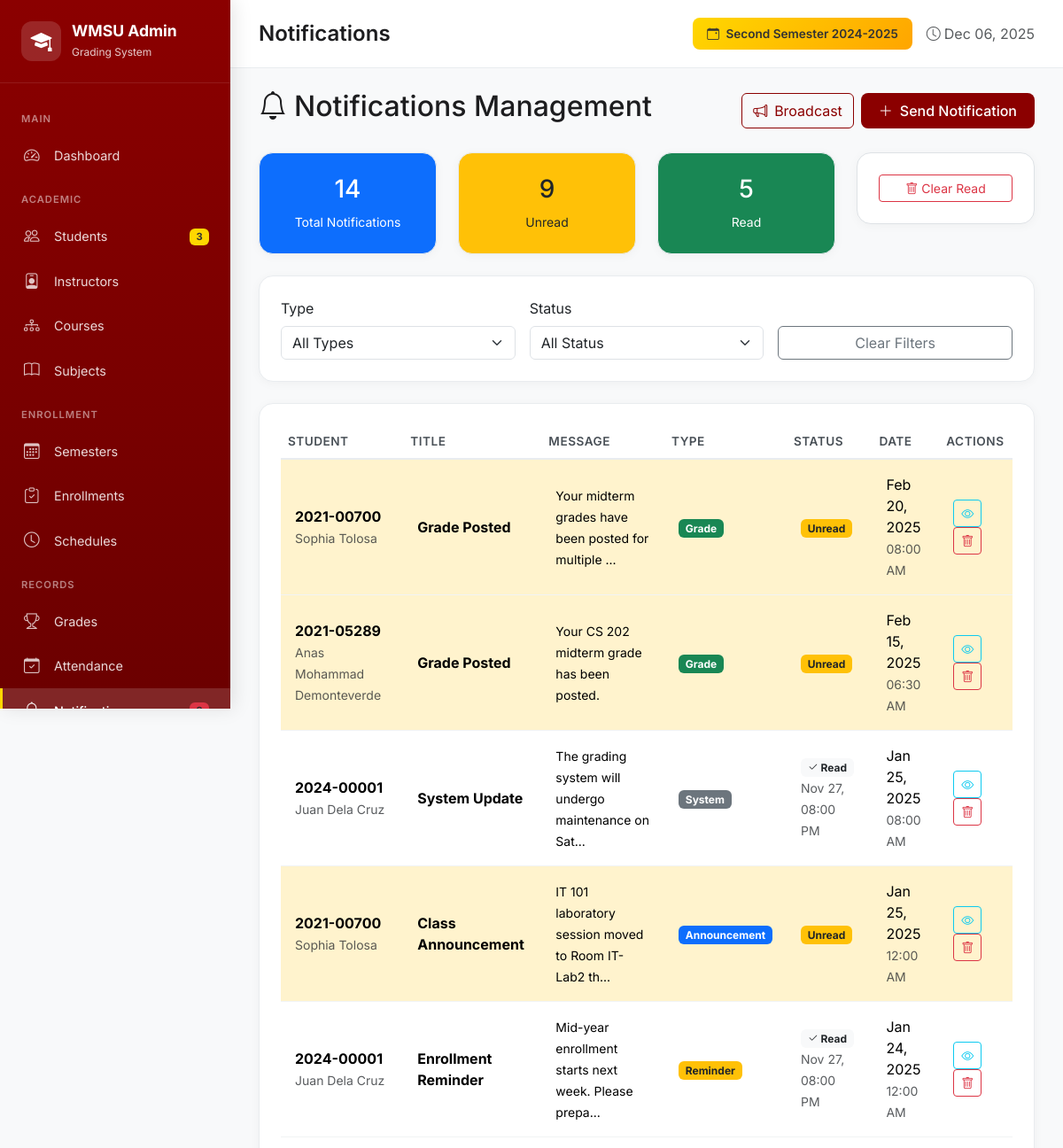
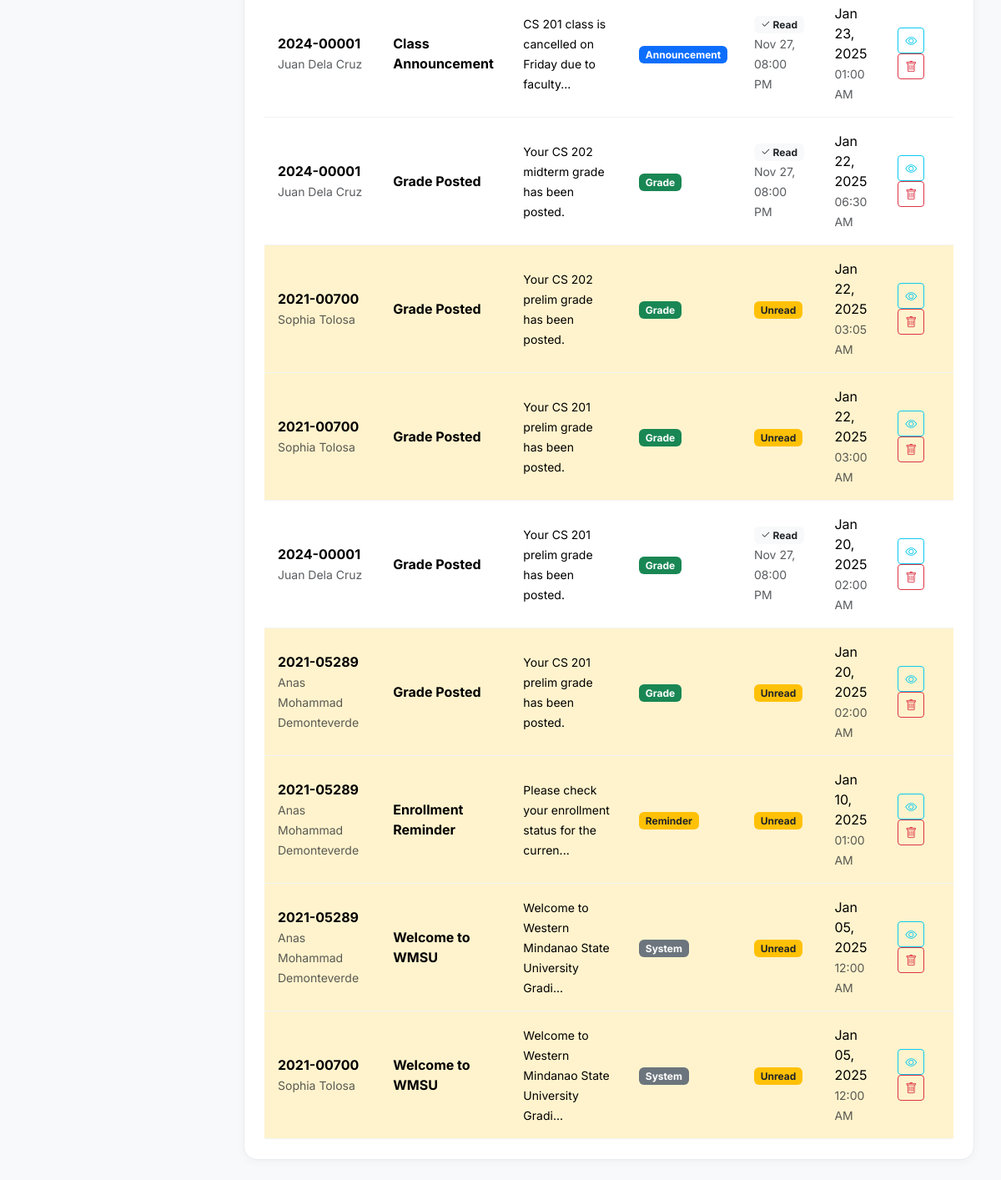
/admin/index.php?page=notifications (signed in), run on the app's committed database (2 pictures, top to bottom).
### tables this page shows
CREATE TABLE `semesters` (
  `id` int(11) NOT NULL,
  `name` varchar(100) NOT NULL,
  `academic_year` varchar(20) NOT NULL,
  `semester_number` int(11) NOT NULL,
  `start_date` date DEFAULT NULL,
  `end_date` date DEFAULT NULL,
  `is_current` tinyint(1) DEFAULT 0,
  `created_at` timestamp NOT NULL DEFAULT current_timestamp()
);

CREATE TABLE `notifications` (
  `id` int(11) NOT NULL,
  `student_id` int(11) NOT NULL,
  `title` varchar(255) NOT NULL,
  `message` text NOT NULL,
  `type` enum('grade','announcement','reminder','alert','system') DEFAULT 'system',
  `read_at` timestamp NULL DEFAULT NULL,
  `created_at` timestamp NOT NULL DEFAULT current_timestamp()
);

CREATE TABLE `students` (
  `id` int(11) NOT NULL,
  `student_id` varchar(20) NOT NULL,
  `email` varchar(255) NOT NULL,
  `password` varchar(255) NOT NULL,
  `first_name` varchar(100) NOT NULL,
  `last_name` varchar(100) NOT NULL,
  `middle_name` varchar(100) DEFAULT NULL,
  `course` varchar(20) DEFAULT NULL,
  `year_level` int(11) DEFAULT 1,
  `section` varchar(20) DEFAULT NULL,
  `contact_number` varchar(20) DEFAULT NULL,
  `address` text DEFAULT NULL,
  `profile_image` varchar(500) DEFAULT NULL,
  `status` enum('active','inactive','graduated','dropped') DEFAULT 'active',
  `created_at` timestamp NOT NULL DEFAULT current_timestamp(),
  `updated_at` timestamp NOT NULL DEFAULT current_timestamp() ON UPDATE current_timestamp()
);

### admin/pages/notifications.php (the view, shortened to what this page needs)
<?php
$sql = "
    SELECT n.*,
           st.student_id as student_number, st.first_name, st.last_name
    FROM notifications n
    JOIN students st ON n.student_id = st.id
    WHERE 1=1
";
$params = [];
$sql .= " ORDER BY n.created_at DESC LIMIT 100";
$stmt = $db->prepare($sql);
$stmt->execute($params);
$notifications = $stmt->fetchAll();
$stats = $db->query("
    SELECT
        COUNT(*) as total,
        SUM(CASE WHEN read_at IS NULL THEN 1 ELSE 0 END) as unread,
        SUM(CASE WHEN read_at IS NOT NULL THEN 1 ELSE 0 END) as `read`,
        SUM(CASE WHEN type = 'grade' THEN 1 ELSE 0 END) as grade_count,
        SUM(CASE WHEN type = 'announcement' THEN 1 ELSE 0 END) as announcement_count,
        SUM(CASE WHEN type = 'reminder' THEN 1 ELSE 0 END) as reminder_count,
        SUM(CASE WHEN type = 'system' THEN 1 ELSE 0 END) as system_count
    FROM notifications
")->fetch();
?>
<div class="d-flex justify-content-between align-items-center mb-4">
    <h2><i class="bi bi-bell me-2"></i>Notifications Management</h2>
    <div class="d-flex gap-2">
        <button class="btn btn-outline-wmsu" data-bs-toggle="modal" data-bs-target="#broadcastModal">
            <i class="bi bi-megaphone me-2"></i>Broadcast
        </button>
        <button class="btn btn-wmsu" data-bs-toggle="modal" data-bs-target="#sendNotificationModal">
            <i class="bi bi-plus-lg me-2"></i>Send Notification
        </button>
    </div>
</div>
<div class="row mb-4">
    <div class="col-md-3">
        <div class="card bg-primary text-white">
            <div class="card-body text-center">
                <h3><?= $stats['total'] ?? 0 ?></h3>
                <small>Total Notifications</small>
            </div>
        </div>
    </div>
    <div class="col-md-3">
        <div class="card bg-warning text-dark">
            <div class="card-body text-center">
                <h3><?= $stats['unread'] ?? 0 ?></h3>
                <small>Unread</small>
            </div>
        </div>
    </div>
    <div class="col-md-3">
        <div class="card bg-success text-white">
            <div class="card-body text-center">
                <h3><?= $stats['read'] ?? 0 ?></h3>
                <small>Read</small>
            </div>
        </div>
    </div>
    <div class="col-md-3">
        <div class="card border">
            <div class="card-body text-center">
                <form method="POST" onsubmit="return confirm('Delete all read notifications?')">
                    <button type="submit" class="btn btn-outline-danger btn-sm w-100">
                        <i class="bi bi-trash me-1"></i>Clear Read
                    </button>
                </form>
            </div>
        </div>
    </div>
</div>
<div class="card mb-4">
    <div class="card-body">
        <form method="GET" class="row g-3">
            <div class="col-md-4">
                <label class="form-label">Type</label>
                <select name="type" class="form-select" onchange="this.form.submit()">
                    <option value="">All Types</option>
                </select>
            </div>
            <div class="col-md-4">
                <label class="form-label">Status</label>
                <select name="status" class="form-select" onchange="this.form.submit()">
                    <option value="">All Status</option>
                </select>
            </div>
            <div class="col-md-4 d-flex align-items-end">
                <a href="?page=notifications" class="btn btn-outline-secondary w-100">Clear Filters</a>
            </div>
        </form>
    </div>
</div>
<div class="card">
    <div class="card-body">
        <div class="table-responsive">
            <table class="table table-hover">
                <thead>
                    <tr>
                        <th>Student</th>
                        <th>Title</th>
                        <th>Message</th>
                        <th>Type</th>
                        <th>Status</th>
                        <th>Date</th>
                        <th>Actions</th>
                    </tr>
                </thead>
                <tbody>
                    <?php foreach ($notifications as $notif): ?>
                    <tr class="<?= $notif['read_at'] ? '' : 'table-warning' ?>">
                        <td>
                            <strong><?= htmlspecialchars($notif['student_number']) ?></strong><br>
                            <small class="text-muted"><?= htmlspecialchars($notif['first_name'] . ' ' . $notif['last_name']) ?></small>
                        </td>
                        <td><strong><?= htmlspecialchars($notif['title']) ?></strong></td>
                        <td>
                            <small><?= htmlspecialchars(strlen($notif['message']) > 50 ? substr($notif['message'], 0, 50) . '...' : $notif['message']) ?></small>
                        </td>
                        <td>
                            <span class="badge <?=
                                $notif['type'] === 'grade' ? 'bg-success' :
                                ($notif['type'] === 'announcement' ? 'bg-primary' :
                                ($notif['type'] === 'reminder' ? 'bg-warning text-dark' :
                                ($notif['type'] === 'alert' ? 'bg-danger' : 'bg-secondary')))
                            ?>">
                                <?= ucfirst($notif['type']) ?>
                            </span>
                        </td>
                        <td>
                            <?php if ($notif['read_at']): ?>
                            <span class="badge bg-light text-dark">
                                <i class="bi bi-check2"></i> Read
                            </span>
                            <br><small class="text-muted"><?= date('M d, h:i A', strtotime($notif['read_at'])) ?></small>
                            <?php else: ?>
                            <span class="badge bg-warning text-dark">Unread</span>
                            <?php endif; ?>
                        </td>
                        <td>
                            <?= date('M d, Y', strtotime($notif['created_at'])) ?><br>
                            <small class="text-muted"><?= date('h:i A', strtotime($notif['created_at'])) ?></small>
                        </td>
                        <td>
                            <button class="btn btn-sm btn-outline-info" onclick='viewNotification(<?= json_encode($notif) ?>)' title="View">
                                <i class="bi bi-eye"></i>
                            </button>
                            <button class="btn btn-sm btn-outline-danger" onclick="deleteNotification(<?= $notif['id'] ?>)" title="Delete">
                                <i class="bi bi-trash"></i>
                            </button>
                        </td>
                    </tr>
                    <?php endforeach; ?>
                </tbody>
            </table>
        </div>
    </div>
</div>

### admin/index.php (shortened to what this page needs)
<?php
$isLoggedIn = isset($_SESSION['admin_logged_in']) && $_SESSION['admin_logged_in'] === true;
$page = $_GET['page'] ?? 'dashboard';
$db = null;
$stats = [];
if ($isLoggedIn) {
    try {
        $db = getConnection();
        $stats['students'] = $db->query("SELECT COUNT(*) as count FROM students")->fetch()['count'];
        $stats['active_students'] = $db->query("SELECT COUNT(*) as count FROM students WHERE status = 'active'")->fetch()['count'];
        $stats['subjects'] = $db->query("SELECT COUNT(*) as count FROM subjects")->fetch()['count'];
        $stats['instructors'] = $db->query("SELECT COUNT(*) as count FROM instructors")->fetch()['count'];
        $stats['enrollments'] = $db->query("SELECT COUNT(*) as count FROM enrollments WHERE status = 'enrolled'")->fetch()['count'];
        $stats['grades'] = $db->query("SELECT COUNT(*) as count FROM grades WHERE final_grade IS NOT NULL")->fetch()['count'];
        $stats['semesters'] = $db->query("SELECT COUNT(*) as count FROM semesters")->fetch()['count'];
        $stats['courses'] = $db->query("SELECT COUNT(*) as count FROM courses")->fetch()['count'];
        $stats['unread_notifications'] = $db->query("SELECT COUNT(*) as count FROM notifications WHERE read_at IS NULL")->fetch()['count'];
        $currentSemester = $db->query("SELECT * FROM semesters WHERE is_current = 1 LIMIT 1")->fetch();
    } catch (Exception $e) {
        $dbError = $e->getMessage();
    }
}
?>
<!DOCTYPE html>
<html lang="en">
<head>
    <link href="https://cdn.jsdelivr.net/npm/bootstrap@5.3.2/dist/css/bootstrap.min.css" rel="stylesheet">
    <link href="https://cdn.jsdelivr.net/npm/bootstrap-icons@1.11.1/font/bootstrap-icons.css" rel="stylesheet">
</head>
<body>
    <?php if (!$isLoggedIn): ?>
    <div class="login-container">
        <div class="login-card">
            <div class="text-center">
                <div class="logo-icon"><i class="bi bi-mortarboard-fill"></i></div>
                <h3>WMSU Grading System</h3>
                <p class="text-muted mb-4">Admin Dashboard</p>
            </div>
            <?php if (isset($loginError)): ?>
            <div class="alert alert-danger"><?= htmlspecialchars($loginError) ?></div>
            <?php endif; ?>
            <form method="POST">
                <div class="mb-4">
                    <label class="form-label fw-semibold">Admin Password</label>
                    <input type="password" name="password" class="form-control form-control-lg" placeholder="Enter password" required autofocus>
                </div>
                <button type="submit" name="admin_login" class="btn btn-wmsu btn-lg w-100">
                    <i class="bi bi-box-arrow-in-right me-2"></i>Login
                </button>
            </form>
            <p class="text-muted text-center mt-4 mb-0">
                <small><i class="bi bi-info-circle me-1"></i>Default password: admin123</small>
            </p>
        </div>
    </div>
    <?php else: ?>
    <div class="sidebar">
        <div class="sidebar-brand">
            <div class="sidebar-brand-icon"><i class="bi bi-mortarboard-fill"></i></div>
            <div>
                <h4>WMSU Admin</h4>
                <small>Grading System</small>
            </div>
        </div>
        <nav class="sidebar-nav">
            <div class="nav-section">Main</div>
            <a class="nav-link <?= $page === 'dashboard' ? 'active' : '' ?>" href="?page=dashboard">
                <i class="bi bi-speedometer2"></i> Dashboard
            </a>
            <div class="nav-section">Academic</div>
            <a class="nav-link <?= $page === 'students' ? 'active' : '' ?>" href="?page=students">
                <i class="bi bi-people"></i> Students
                <span class="badge"><?= $stats['active_students'] ?? 0 ?></span>
            </a>
            <a class="nav-link <?= $page === 'instructors' ? 'active' : '' ?>" href="?page=instructors">
                <i class="bi bi-person-badge"></i> Instructors
            </a>
            <a class="nav-link <?= $page === 'courses' ? 'active' : '' ?>" href="?page=courses">
                <i class="bi bi-diagram-3"></i> Courses
            </a>
            <a class="nav-link <?= $page === 'subjects' ? 'active' : '' ?>" href="?page=subjects">
                <i class="bi bi-book"></i> Subjects
            </a>
            <div class="nav-section">Enrollment</div>
            <a class="nav-link <?= $page === 'semesters' ? 'active' : '' ?>" href="?page=semesters">
                <i class="bi bi-calendar3"></i> Semesters
            </a>
            <a class="nav-link <?= $page === 'enrollments' ? 'active' : '' ?>" href="?page=enrollments">
                <i class="bi bi-clipboard-check"></i> Enrollments
            </a>
            <a class="nav-link <?= $page === 'schedules' ? 'active' : '' ?>" href="?page=schedules">
                <i class="bi bi-clock"></i> Schedules
            </a>
            <div class="nav-section">Records</div>
            <a class="nav-link <?= $page === 'grades' ? 'active' : '' ?>" href="?page=grades">
                <i class="bi bi-trophy"></i> Grades
            </a>
            <a class="nav-link <?= $page === 'attendance' ? 'active' : '' ?>" href="?page=attendance">
                <i class="bi bi-calendar-check"></i> Attendance
            </a>
            <a class="nav-link <?= $page === 'notifications' ? 'active' : '' ?>" href="?page=notifications">
                <i class="bi bi-bell"></i> Notifications
                <?php if (($stats['unread_notifications'] ?? 0) > 0): ?>
                <span class="badge bg-danger"><?= $stats['unread_notifications'] ?></span>
                <?php endif; ?>
            </a>
        </nav>
    </div>
    <div class="main-content">
        <div class="content-header">
            <h4>
                <?php
                $pageTitles = [
                    'dashboard' => 'Dashboard', 'students' => 'Students', 'instructors' => 'Instructors',
                    'courses' => 'Courses', 'subjects' => 'Subjects', 'semesters' => 'Semesters',
                    'enrollments' => 'Enrollments', 'schedules' => 'Schedules', 'grades' => 'Grades',
                    'attendance' => 'Attendance', 'notifications' => 'Notifications',
                ];
                echo $pageTitles[$page] ?? 'Dashboard';
                ?>
            </h4>
            <div class="d-flex align-items-center gap-3">
                <?php if ($currentSemester): ?>
                <span class="semester-badge">
                    <i class="bi bi-calendar-event me-1"></i>
                    <?= htmlspecialchars($currentSemester['name'] . ' ' . $currentSemester['academic_year']) ?>
                </span>
                <?php endif; ?>
                <span class="text-muted"><i class="bi bi-clock me-1"></i><?= date('M d, Y') ?></span>
            </div>
        </div>
        <div class="content-body">
            <?php
            switch ($page) {
                case 'notifications': include 'pages/notifications.php'; break;
                    ?>
                    <?php break;
            }
            ?>
        </div>
    </div>
    <?php endif; ?>
</body>
</html>

### data on the page
semesters: name+academic_year "Second Semester 2024-2025"
notifications: student.student_id "2021-00700", student.last_name "Sophia Tolosa", title "Grade Posted", message "Your midterm grades have been posted for multiple ...", type "Grade", shows "Unread", created_at "Feb 20, 2025", created_at "08:00 AM"
notifications: student.student_id "2021-05289", student.last_name "Anas Mohammad Demonteverde", title "Grade Posted", message "Your CS 202 midterm grade has been posted.", type "Grade", shows "Unread", created_at "Feb 15, 2025", created_at "06:30 AM"
notifications: student.student_id "2024-00001", student.last_name "Juan Dela Cruz", title "System Update", message "The grading system will undergo maintenance on Sat...", type "System", read_at "Nov 27, 08:00 PM", created_at "Jan 25, 2025", created_at "08:00 AM"
notifications: student.student_id "2021-00700", student.last_name "Sophia Tolosa", title "Class Announcement", message "IT 101 laboratory session moved to Room IT-Lab2 th...", type "Announcement", shows "Unread", created_at "Jan 25, 2025", created_at "12:00 AM"
notifications: student.student_id "2024-00001", student.last_name "Juan Dela Cruz", title "Enrollment Reminder", message "Mid-year enrollment starts next week. Please prepa...", type "Reminder", read_at "Nov 27, 08:00 PM", created_at "Jan 24, 2025", created_at "12:00 AM"
notifications: student.student_id "2024-00001", student.last_name "Juan Dela Cruz", title "Class Announcement", message "CS 201 class is cancelled on Friday due to faculty...", type "Announcement", read_at "Nov 27, 08:00 PM", created_at "Jan 23, 2025", created_at "01:00 AM"
notifications: student.student_id "2024-00001", student.last_name "Juan Dela Cruz", title "Grade Posted", message "Your CS 202 midterm grade has been posted.", type "Grade", read_at "Nov 27, 08:00 PM", created_at "Jan 22, 2025", created_at "06:30 AM"
notifications: student.student_id "2021-00700", student.last_name "Sophia Tolosa", title "Grade Posted", message "Your CS 202 prelim grade has been posted.", type "Grade", shows "Unread", created_at "Jan 22, 2025", created_at "03:05 AM"
notifications: student.student_id "2021-00700", student.last_name "Sophia Tolosa", title "Grade Posted", message "Your CS 201 prelim grade has been posted.", type "Grade", shows "Unread", created_at "Jan 22, 2025", created_at "03:00 AM"
notifications: student.student_id "2024-00001", student.last_name "Juan Dela Cruz", title "Grade Posted", message "Your CS 201 prelim grade has been posted.", type "Grade", read_at "Nov 27, 08:00 PM", created_at "Jan 20, 2025", created_at "02:00 AM"
notifications: student.student_id "2021-05289", student.last_name "Anas Mohammad Demonteverde", title "Grade Posted", message "Your CS 201 prelim grade has been posted.", type "Grade", shows "Unread", created_at "Jan 20, 2025", created_at "02:00 AM"
notifications: student.student_id "2021-05289", student.last_name "Anas Mohammad Demonteverde", title "Enrollment Reminder", message "Please check your enrollment status for the curren...", type "Reminder", shows "Unread", created_at "Jan 10, 2025", created_at "01:00 AM"
notifications: student.student_id "2021-05289", student.last_name "Anas Mohammad Demonteverde", title "Welcome to WMSU", message "Welcome to Western Mindanao State University Gradi...", type "System", shows "Unread", created_at "Jan 05, 2025", created_at "12:00 AM"
notifications: student.student_id "2021-00700", student.last_name "Sophia Tolosa", title "Welcome to WMSU", message "Welcome to Western Mindanao State University Gradi...", type "System", shows "Unread", created_at "Jan 05, 2025", created_at "12:00 AM"

### other printed values
$stats['active_students'] "3"
$pageTitles[$page] "Notifications"
$stats['total'] "14"
$stats['unread'] "9"
$stats['read'] "5"
